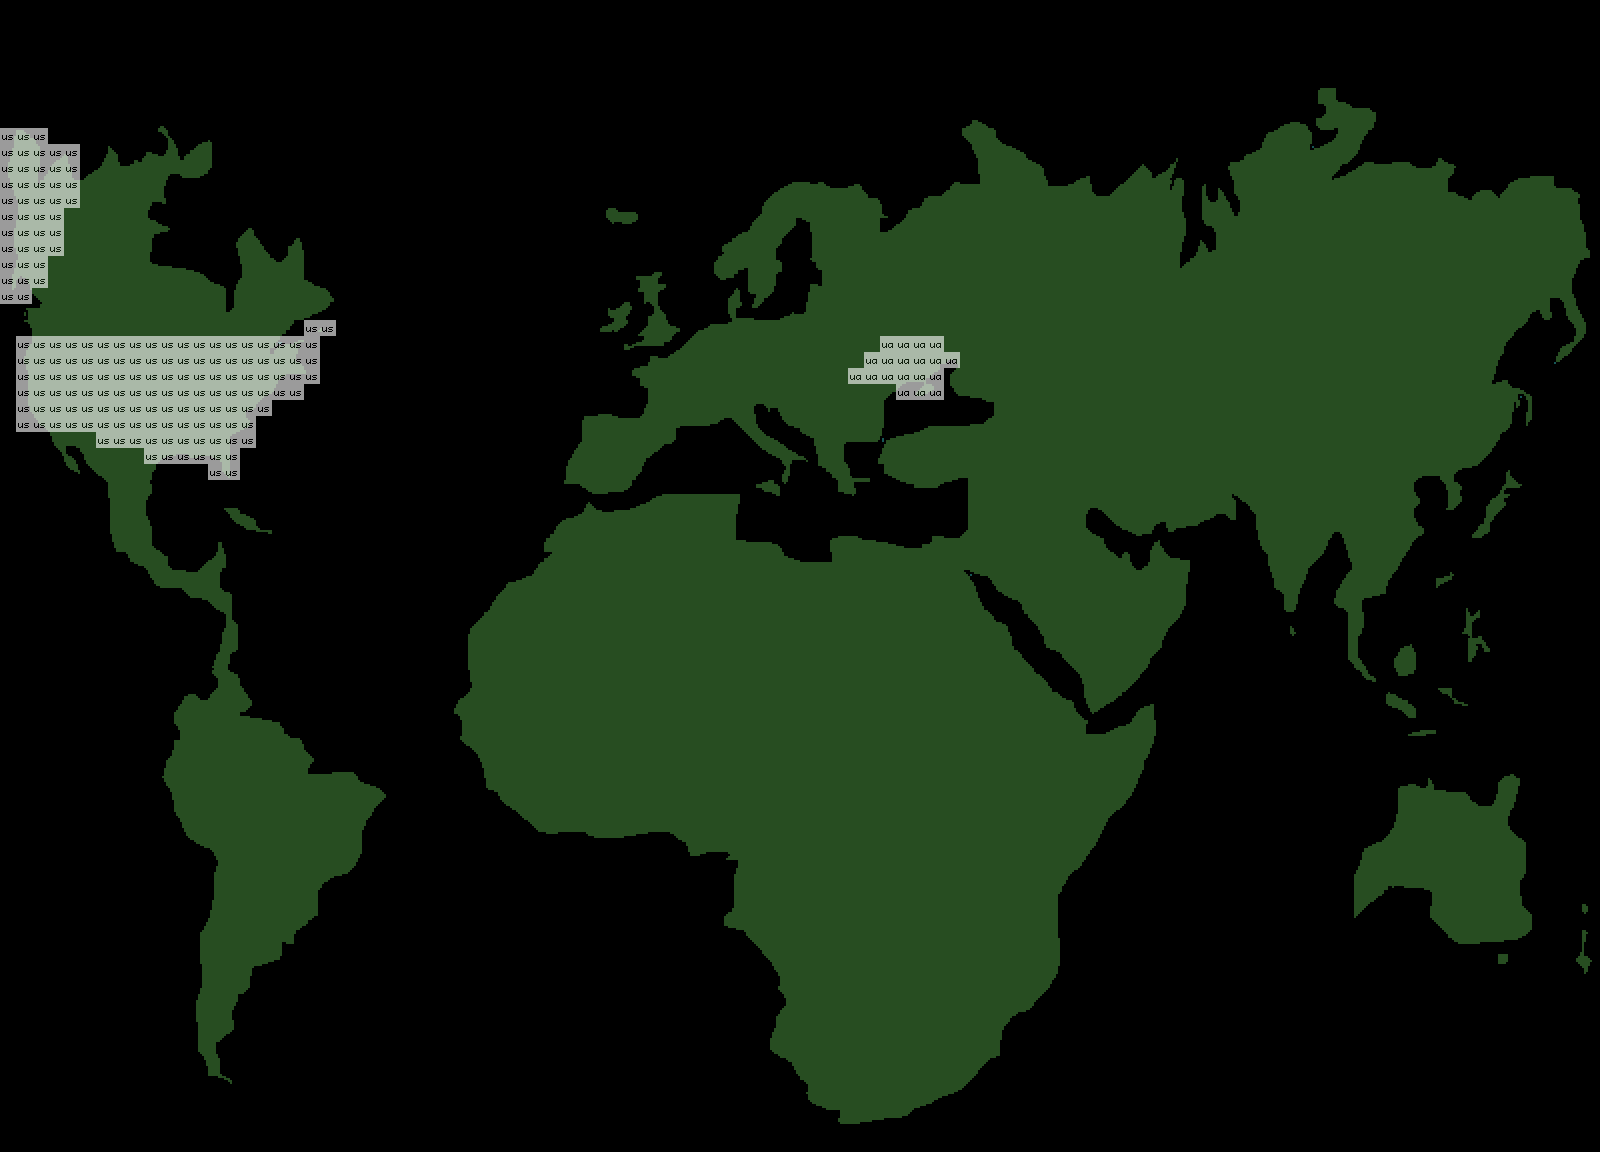

A 2D game scene composited from a Tiled map and its tileset images. What follows is a short description and the map's XML, with each tile layer's data collapsed to a summary:
An orthogonal 100x72 tile map with 16x16 px tiles, 1 tile layer (Tile Layer 1), 1 image layer.

<map version="1.0" orientation="orthogonal" width="100" height="72" tilewidth="16" tileheight="16">
 <tileset firstgid="1" name="int" tilewidth="16" tileheight="16">
  <image source="tileset.png" width="1600" height="1152" />
 </tileset>
 <objectgroup name="Object Layer 1" width="100" height="72" />
 <imagelayer name="Image Layer 1" width="100" height="72">
  <image source="mapImage.png" />
 </imagelayer>
 <layer name="Tile Layer 1" width="100" height="72" opacity="0.61">
  <data>[7200 cells, 188 non-empty, 2 distinct tile ids]</data>
 </layer>
</map>